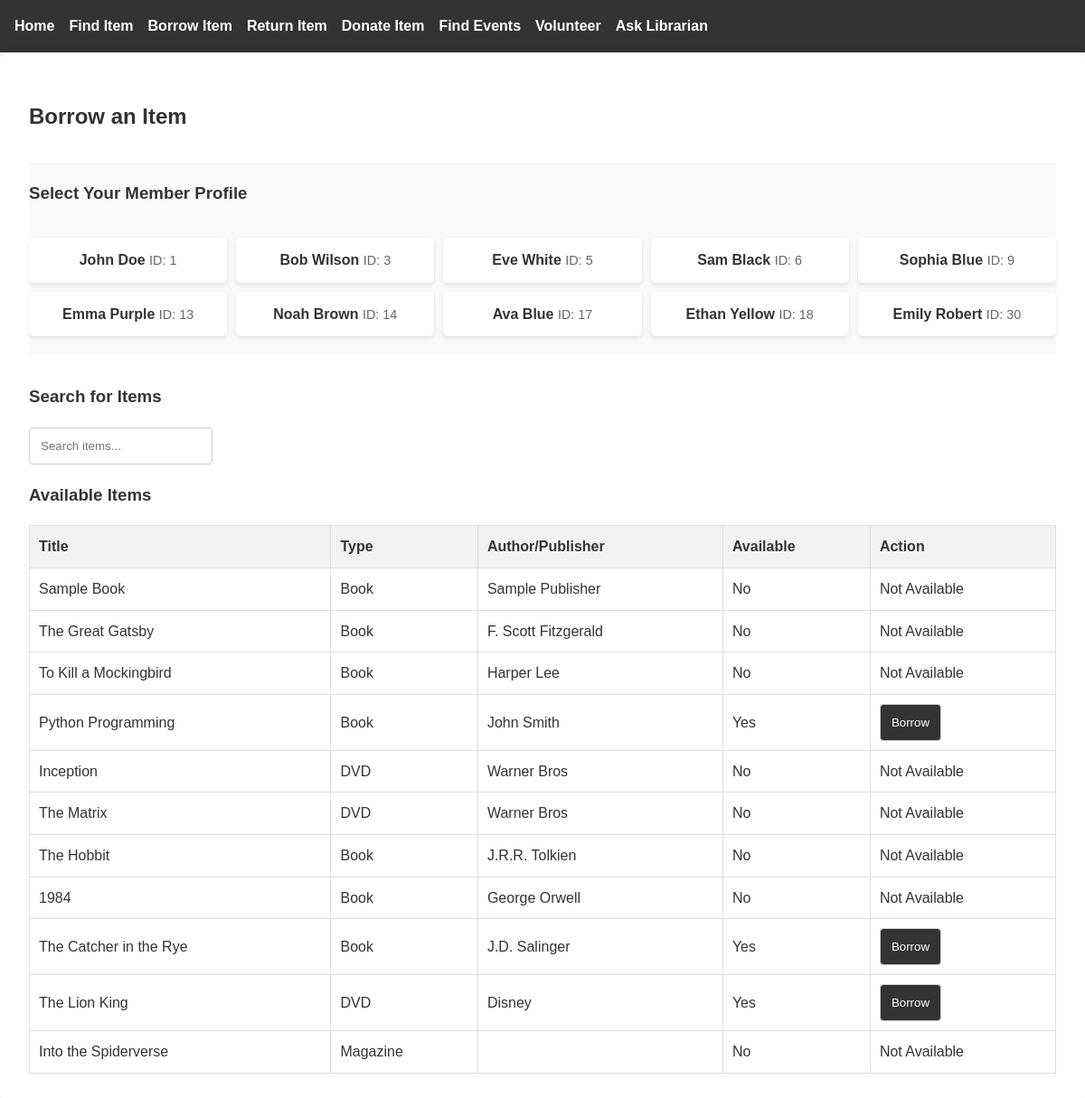
Screenshot of /borrow-item with the database file from the repository.
### tables this page shows
CREATE TABLE Person (
            PersonID INTEGER PRIMARY KEY AUTOINCREMENT, 
            Name TEXT NOT NULL, 
            Address TEXT, 
            PhoneNumber TEXT, 
            Email TEXT UNIQUE, 
            Role TEXT NOT NULL 
            CHECK (Role IN ('Member', 'Librarian', 'Volunteer'))
        );

CREATE TABLE Item (
            ItemID INTEGER PRIMARY KEY AUTOINCREMENT, 
            Title TEXT NOT NULL,
            Type TEXT NOT NULL,
            AuthorPublisher TEXT,
            AvailabilityStatus BOOLEAN DEFAULT 1,
            ISBN TEXT,
            PublicationYear INTEGER
        );

### app.py (the view, shortened to what this page needs)
@app.route('/borrow-item', methods=['GET', 'POST'])
def borrow_item():
    conn = get_db_connection()
    items = conn.execute("SELECT * FROM Item").fetchall()
    members = conn.execute("""
        SELECT p.PersonID, p.Name
        FROM Person p
        JOIN Member m ON p.PersonID = m.MemberID
        WHERE p.Role = 'Member'
    """).fetchall()
    conn.close()
    return render_template('borrow_item.html', items=items, members=members)

### app.py (called while the page is built)
def get_db_connection():
    print("Connecting to database...")
    conn = sqlite3.connect('354_mini_project.db')
    conn.row_factory = sqlite3.Row
    return conn

### templates/borrow_item.html (shortened to what this page needs)
{% extends "base.html" %}
{% block content %}
<h2>Borrow an Item</h2>
<div class="member-selection">
<form method="POST">
    <h3>Select Your Member Profile</h3>
    <div class="member-grid">
        {% for member in members %}
        <div class="member-card {% if request.form.get('member_id') == member['PersonID'] %}selected{% endif %}">
            <label for="member_{{ member['PersonID'] }}">
                <span class="member-name">{{ member['Name'] }}</span>
                <span class="member-id">ID: {{ member['PersonID'] }}</span>
            </label>
        </div>
        {% endfor %}
    </div>
</div>
    <h3>Search for Items</h3>
    <input type="text" id="search_term" placeholder="Search items..." onkeyup="filterItems()">
    <h3>Available Items</h3>
    <table id="items_table">
        <tr>
            <th>Title</th>
            <th>Type</th>
            <th>Author/Publisher</th>
            <th>Available</th>
            <th>Action</th>
        </tr>
        {% for item in items %}
        <tr>
            <td>{{ item['Title'] }}</td>
            <td>{{ item['Type'] }}</td>
            <td>{{ item['AuthorPublisher'] }}</td>
            <td>{{ 'Yes' if item['AvailabilityStatus'] else 'No' }}</td>
            <td>
                {% if item['AvailabilityStatus'] %}
                <button type="button" class="borrow-button" data-item-id="{{ item['ItemID'] }}">Borrow</button>
                {% else %}
                Not Available
                {% endif %}
            </td>
        </tr>
        {% endfor %}
    </table>
{% endblock %}

### static/styles.css (style rules this page uses)
body { font-family: Arial, sans-serif; margin: 0; padding: 0; background-color: #f9f9f9; color: #333; line-height: 1.6; }
table { width: 100%; border-collapse: collapse; margin-top: 1rem; background: white; }
th, td { border: 1px solid #ddd; padding: 10px; text-align: left; }
th { background-color: #f2f2f2; font-weight: bold; }
form { margin: 2rem 0; display: flex; flex-direction: column; gap: 1rem; }
input, button { padding: 0.75rem; border: 1px solid #ccc; border-radius: 4px; }
button { background-color: #333; color: white; cursor: pointer; transition: background 0.3s ease-in-out; }

### templates/borrow_item.html (style rules this page uses)
.member-selection { background: #f8f9fa; margin: 20px 0; }
.member-grid { display: grid; grid-template-columns: repeat(auto-fill, minmax(200px, 1fr)); gap: 10px; margin-bottom: 20px; }
.member-card { background: white; border-radius: 5px; padding: 12px; box-shadow: 0 2px 4px rgba(0, 0, 0, 0.1); transition: all 0.2s; cursor: pointer; text-align: center; }
.member-card label { display: block; cursor: pointer; }
.member-name { font-weight: bold; margin-bottom: 5px; }
.member-id { font-size: 0.9em; color: #666; }

### rows the page displays
Person: Name "John Doe", PersonID "1"
Person: Name "Bob Wilson", PersonID "3"
Person: Name "Eve White", PersonID "5"
Person: Name "Sam Black", PersonID "6"
Person: Name "Sophia Blue", PersonID "9"
Person: Name "Emma Purple", PersonID "13"
Person: Name "Noah Brown", PersonID "14"
Person: Name "Ava Blue", PersonID "17"
Person: Name "Ethan Yellow", PersonID "18"
Person: Name "Emily Robert", PersonID "30"
Item: Title "Sample Book", Type "Book", AuthorPublisher "Sample Publisher", AvailabilityStatus "No", shows "Not Available"
Item: Title "The Great Gatsby", Type "Book", AuthorPublisher "F. Scott Fitzgerald", AvailabilityStatus "No", shows "Not Available"
Item: Title "To Kill a Mockingbird", Type "Book", AuthorPublisher "Harper Lee", AvailabilityStatus "No", shows "Not Available"
Item: Title "Python Programming", Type "Book", AuthorPublisher "John Smith", AvailabilityStatus "Yes"
Item: Title "Inception", Type "DVD", AuthorPublisher "Warner Bros", AvailabilityStatus "No", shows "Not Available"
Item: Title "The Matrix", Type "DVD", AuthorPublisher "Warner Bros", AvailabilityStatus "No", shows "Not Available"
Item: Title "The Hobbit", Type "Book", AuthorPublisher "J.R.R. Tolkien", AvailabilityStatus "No", shows "Not Available"
Item: Title "1984", Type "Book", AuthorPublisher "George Orwell", AvailabilityStatus "No", shows "Not Available"
Item: Title "The Catcher in the Rye", Type "Book", AuthorPublisher "J.D. Salinger", AvailabilityStatus "Yes"
Item: Title "The Lion King", Type "DVD", AuthorPublisher "Disney", AvailabilityStatus "Yes"
Item: Title "Into the Spiderverse", Type "Magazine", AvailabilityStatus "No", shows "Not Available"
